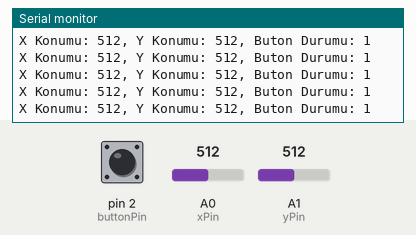
Recording of a sketch running on a simulated Arduino Uno, built with avr-gcc and run on an emulated ATmega328P. Shown: the last lines printed to the serial monitor. Inputs (shaded band) come from the test bench; at power-on: A1 (yPin) = 512, pin 2 (buttonPin) HIGH, A0 (xPin) = 512.

Above: at 4.2 s.
4.3 s: A1 (yPin) set to 108
At 4.45 s:
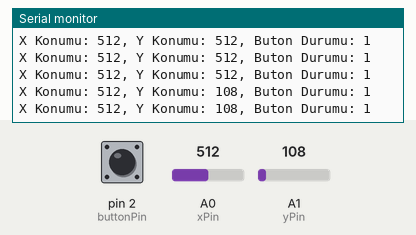
7.3 s: A1 (yPin) set to 94
At 7.37 s:
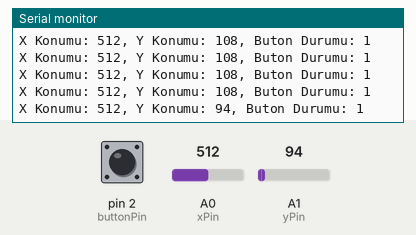
Timing chart, 0 to 10.3 s (numbered marks = the images above; inputs shaded):
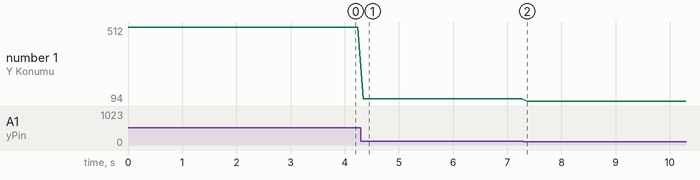

The sketch:

Joystick.ino
```cpp
int xPin=A0;
int yPin=A1;
int buttonPin=2;

int xPosition;
int yPosition;
int buttonSituation;


void setup() {

  Serial.begin(9600);
  pinMode(xPin, INPUT);
  pinMode(yPin, INPUT);
  pinMode(buttonPin, INPUT_PULLUP);


}

void loop() {
  xPosition=analogRead(xPin);
  yPosition=analogRead(yPin);

  buttonSituation=digitalRead(buttonPin);

  Serial.print("X Konumu: ");
  Serial.print(xPosition);
  Serial.print(", ");

  Serial.print("Y Konumu: ");
  Serial.print(yPosition);
  Serial.print(", ");

  Serial.print("Buton Durumu: ");
  Serial.println(buttonSituation);


  delay(100);

}
```

Measured:
- after the input at 4.3 s, the serial monitor: prints a new line at once (image 1)
- after the input at 7.3 s, the serial monitor: prints a new line after 0.07 s (image 2)
- plotted number 1: 512 → 108 after the input at 4.3 s, 108 → 94 after the input at 7.3 s
